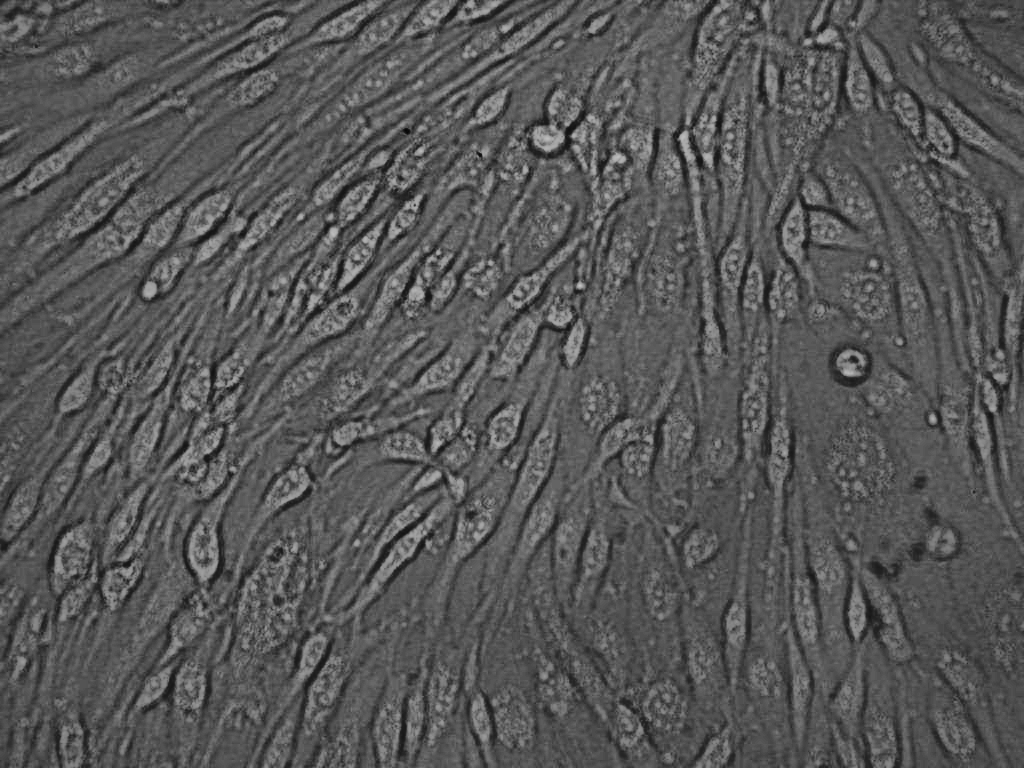
%> input picture project.tiff, 1024 x 768 px
$ octave AnisotropicDiffusionDemo.m   (GNU Octave 9; MATLAB toolbox functions it lacks are replaced by stand-ins)
%> lines starting %> are read from the running program, lines starting %| are printed output that depends on the picture
%% Anisotropic Diffusion Demonstration
%
%  Ashutosh Priyadarshy
%
%  Input Image: 'very+little+degeneration.jpg'
%

% Close any previous windows and clear the workspace.
close all; clear all;

% Read in the image. Scale it and noise it up.
%i = imread('very+little+degeneration.jpg');
j = imread('project.tiff');
%> j is the input picture: size 768x1024 uint8; min 6, max 194, mean 87.1
j = double(j)/255;
%> j: size 768x1024 double
%i = double(i(:,:,2))/255;
%j = imnoise(i,'gaussian',0.,.03);

% Show the noisy image that will be processed with Anisotropic Diffusion.
imagesc(j); colormap gray;
title('Very Little Degeneration with AWGN');

%% Begin Anisotropic Diffusion Algorithm

% Set the number of updates of the AD Image.
for iter = 1:25

    %%% Compute Gradient Images
    % North Gradient
    north = zeros(size(j,1), size(j,2));
    north(2:end, 1:end) =  j(1:end-1, 1:end) ;
    north(1, :) = j(1, :);

    del_j_north = north - j;

    % South Gradient.
    south = zeros(size(j,1), size(j,2));
    south(1:end-1, 1:end) =  j(2:end, 1:end) ;
    south(end, :) = j(end, :);

    del_j_south = south - j;

    % West Gradient.
    west = zeros(size(j,1), size(j,2));
    west(:, 2:end) =  j(:, 1:end-1) ;
    west(:, 1) = j(:, 1);

    del_j_west = west - j;

    % East Gradient.
    east = zeros(size(j,1), size(j,2));
    east(:, 1:end-1) =  j(:, 2:end);
    east(:, end) = j(:, end);

    del_j_east = east - j;

    % Calculate Diffusion Coefficients.
    k = 40;
    cn = exp(-(del_j_north./k).^2);
    cs = exp(-(del_j_south./k).^2);
    ce = exp(-(del_j_east./k).^2);
    cw = exp(-(del_j_west./k).^2);

    % Update the image on this iteration.
    j_plus_1 = j + 0.25.*(cn.*del_j_north + cs.*del_j_south + east.*del_j_east + west.*del_j_west);
    % Set j as updated one, make it clear what's happening
    % This wastes memory...
    j = j_plus_1;

end
%> this loop made 25 passes
%> pass 1, `del_j_south = south - j;`:
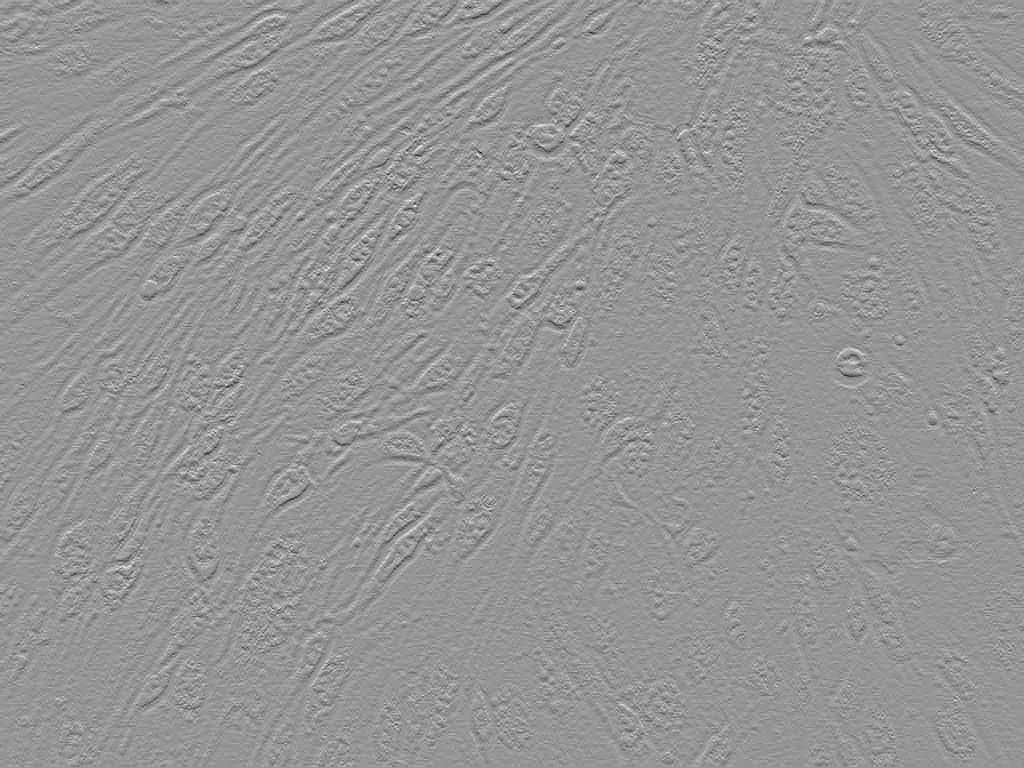
%> del_j_south: size 768x1024 double; min -0.373, max 0.263, mean -4.69e-06; drawn with min black and max white
%> pass 1, `del_j_west = west - j;`:
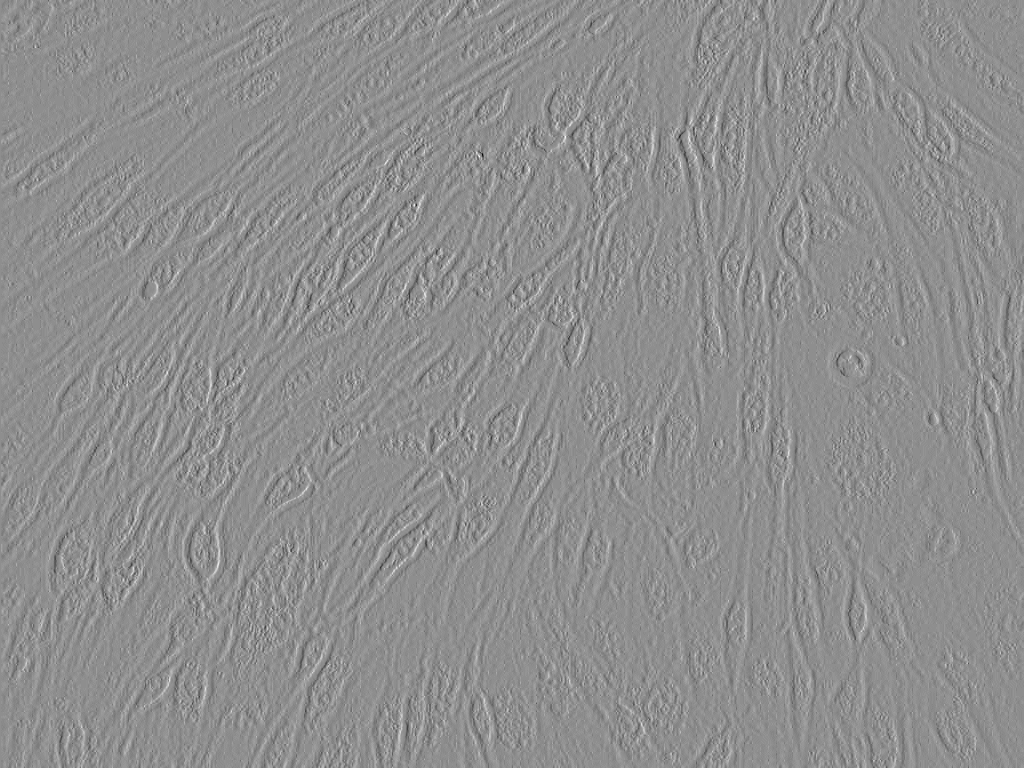
%> del_j_west: size 768x1024 double; min -0.435, max 0.341, mean -1.81e-06; drawn with min black and max white
%> pass 1, `del_j_east = east - j;`:
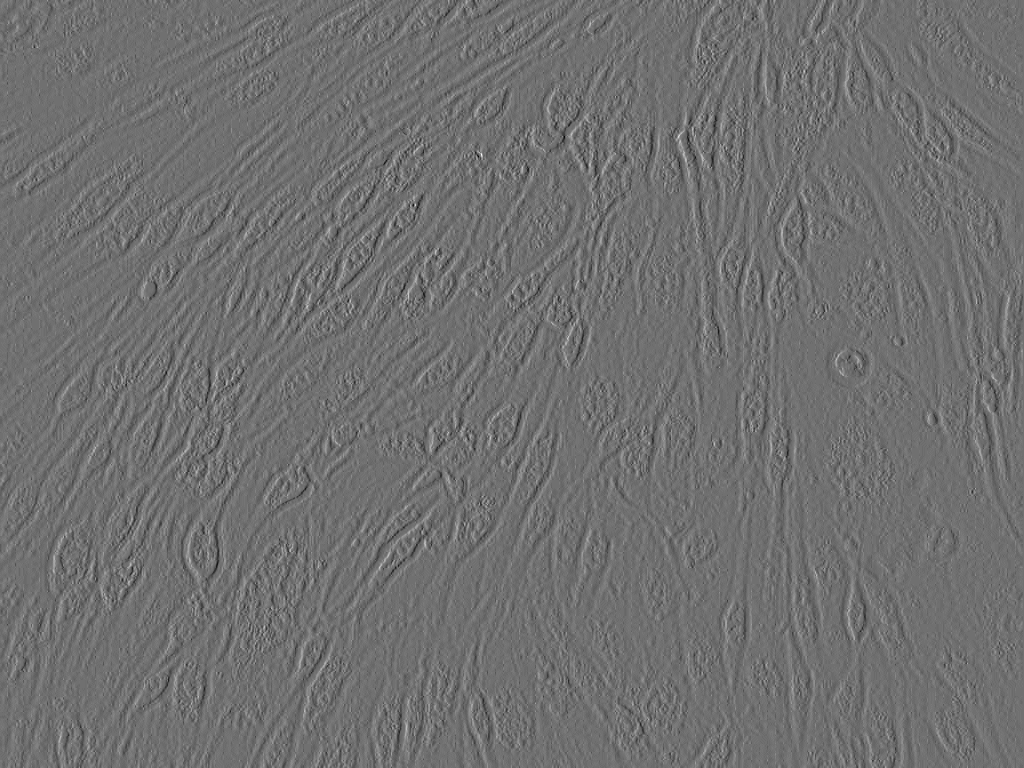
%> del_j_east: size 768x1024 double; min -0.341, max 0.435, mean 1.81e-06; drawn with min black and max white
%> after the loop:
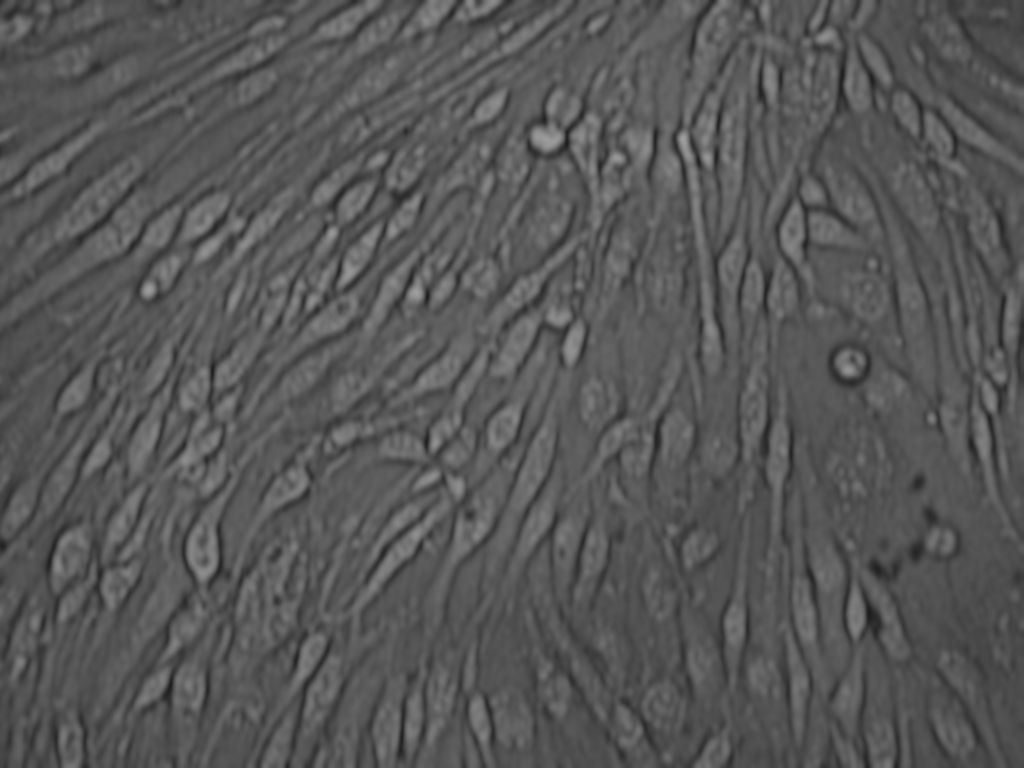
%> east: size 768x1024 double; min 0.113, max 0.623, mean 0.345

% Display the results.
figure(2); imagesc(j); colormap gray
title(['Image with Anisotropic Diffusion Applied ' num2str(iter) ' times.']);
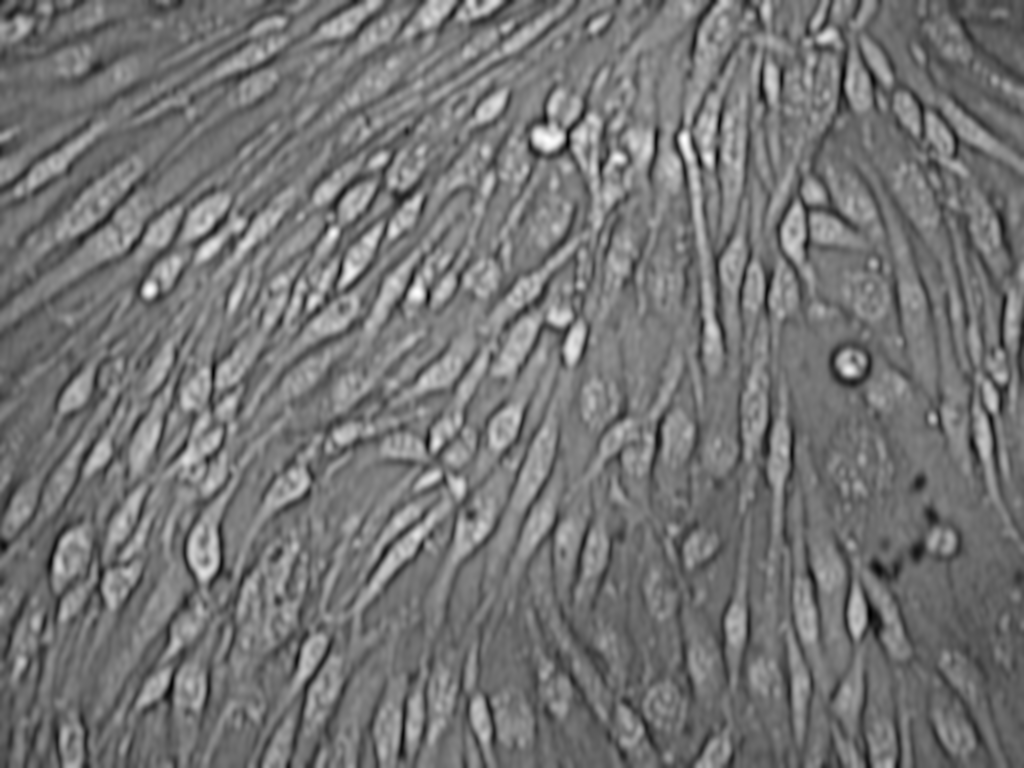
%> displayed picture: size 768x1024x3, on the screen's scale of 0 to 255; min 0, max 255, mean 116.5
